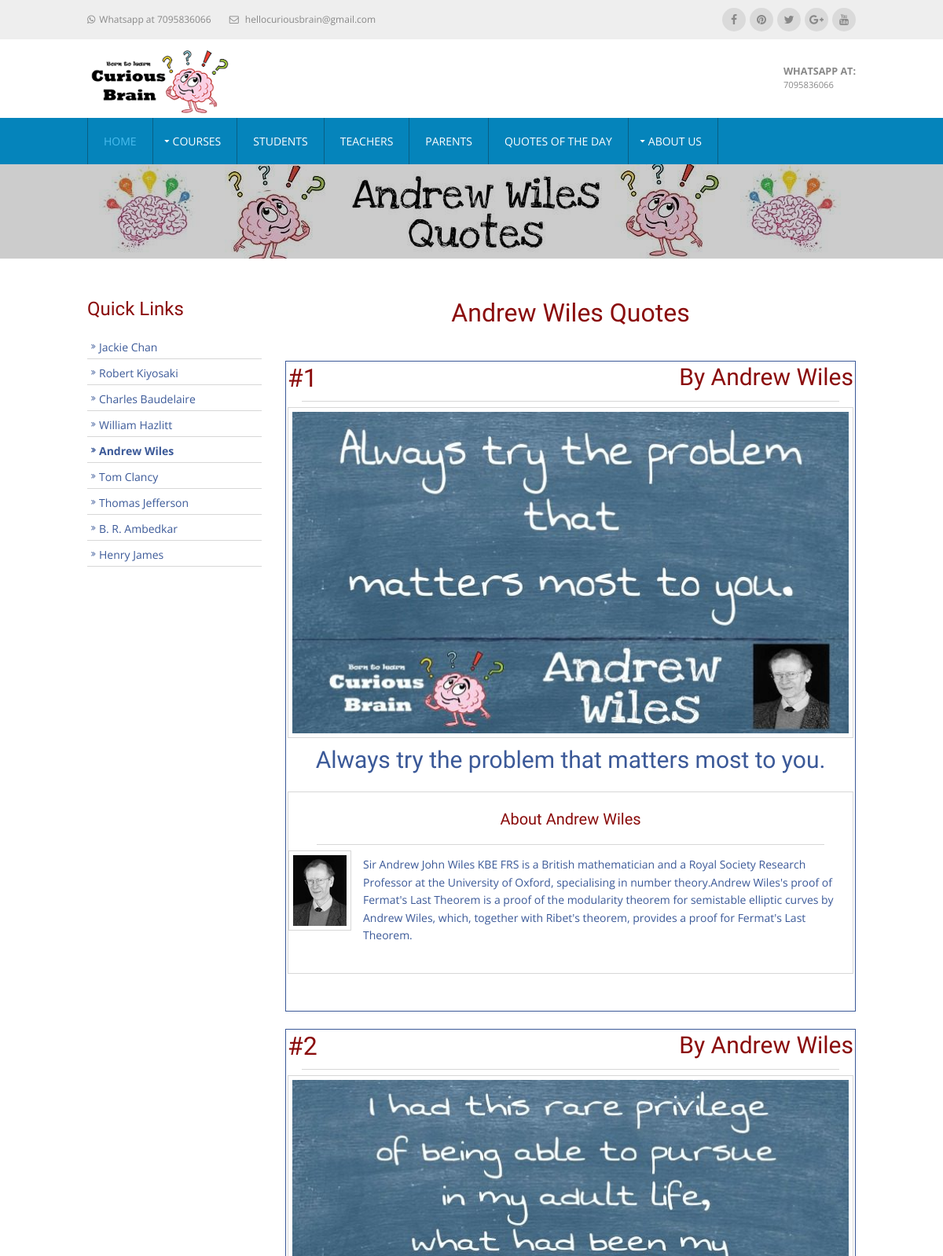
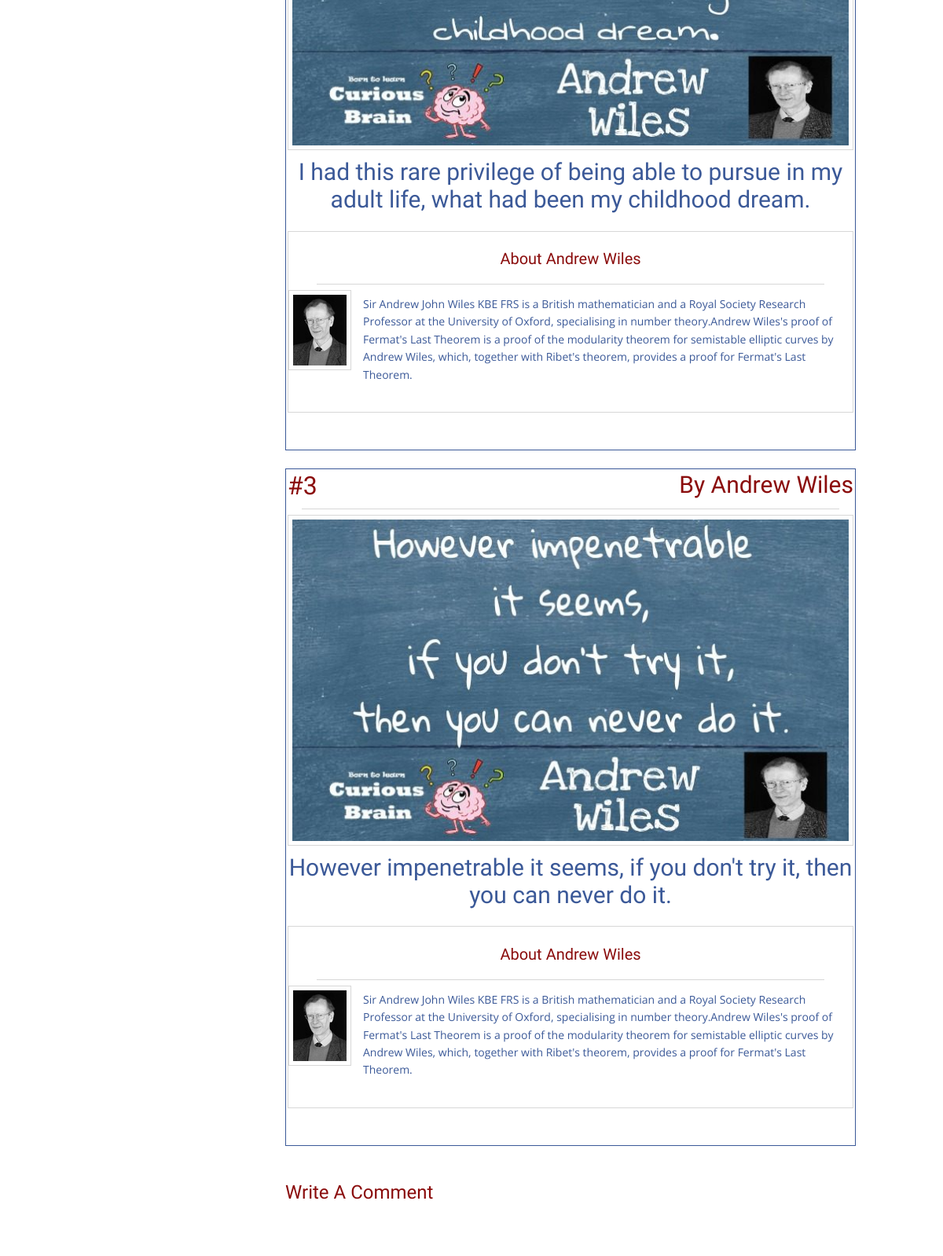
/author/Andrew-Wiles/quotes/Andrew-Wiles.php (upper part), run on the app's committed database (2 pictures, top to bottom).
### tables this page shows
CREATE TABLE authorRecord ( uniqueId int(10) NOT NULL AUTO_INCREMENT, date_val VARCHAR(10), name VARCHAR(50),  numberOfQuotes int(10), author_id VARCHAR(50) NOT NULL, PRIMARY KEY (uniqueId,author_id) );

### author/Andrew-Wiles/quotes/Andrew-Wiles.php (called while the page is built)
<?php
    $path = $_SERVER['REQUEST_URI'];
    $folders = explode("/", $path);
    $currentQuoteNumber = $folders[2];
	$currpage = substr($_SERVER["SCRIPT_NAME"],strrpos($_SERVER["SCRIPT_NAME"],"/")+1);
    $currQuoteAutherId = substr($currpage, 0 , -4);
	include '../../../data/common/misc/new_author_quote_page.php';
	new_page($currQuoteAutherId,$currentQuoteNumber);
?>

### data/left_menu/left_menu_author_quotes.php (the view)
<?php
function left_menu_fun($currQuoteAutherId, $authorRecordTable,$uniqueIdFieldVal,$nameField,$author_idField) {
?>
<h2> Quick Links </h2>
      <nav class="sdb_holder">
        <ul>
<?php
    $authorRecordCountGetQuery = "SELECT * FROM $authorRecordTable";
    $countRecord = mysql_query($authorRecordCountGetQuery);
    $totalRows = mysql_num_rows($countRecord);
    $rowExceedVal = $totalRows-4;
    $currentUniqueIdVal = $uniqueIdFieldVal;
    if($uniqueIdFieldVal > 4 && $uniqueIdFieldVal <= $rowExceedVal ){
        $leftUniqueIdVal = $uniqueIdFieldVal-4 ;
    }elseif($uniqueIdFieldVal <= 4){
        $leftUniqueIdVal = $uniqueIdFieldVal ;
    }elseif( $uniqueIdFieldVal > $rowExceedVal){
        $leftUniqueIdVal = $uniqueIdFieldVal-8;
    }
    for ($i = 0;$i <= 8; $i++ ){
    $authorRecordNameGetQuery = "SELECT * FROM $authorRecordTable where uniqueId='$leftUniqueIdVal'";
    $resultNameRecord = mysql_query($authorRecordNameGetQuery);
	if($resultNameRecord){
        while($row = mysql_fetch_array($resultNameRecord)){
			$authorLeftName = $row["$nameField"];
			$authorLeftId = $row["$author_idField"];
		}
    }
    $leftUniqueIdVal++;
?>
        <li><a <?php if ($currentUniqueIdVal == $leftUniqueIdVal-1) { ?> class="bold" <?php } ?> href="../../../../author/<?php echo $authorLeftId ?>/quotes/<?php echo $authorLeftId ?>.php"><?php echo $authorLeftName ?></a>
          </li>
<?php } ?>
        </ul>
      </nav>
<?php } ?>

### data/sub_page_content/author/common/quotes/sub_page_content_common.php (shortened to what this page needs)
<?php
function sub_page_content($currQuoteAutherId,$currentQuoteNumber) {
    $authorRecordTable="authorRecord";
    $nameField = "name";
    $numberOfQuotesField = "numberOfQuotes";
    $uniqueIdField = "uniqueId";
    $author_idField = "author_id";
	$authorRecordGetQuery = "SELECT * FROM $authorRecordTable where author_id='$currQuoteAutherId'";
    $resultRecord = mysql_query($authorRecordGetQuery);
    if($resultRecord){
        while($row = mysql_fetch_array($resultRecord)){
            $authorName = $row["$nameField"];
            $quotesNumber = $row["$numberOfQuotesField"];
            $uniqueIdFieldVal = $row["$uniqueIdField"];
            $authorId = $currQuoteAutherId;
        }
    }
?>
<div class="wrapper row3">
  <main class="hoc container clear">
    <div class="sidebar one_quarter first">
        <?php include "../../../data/left_menu/left_menu_author_quotes.php";
	    left_menu_fun($currQuoteAutherId,$authorRecordTable, $uniqueIdFieldVal,$nameField,$author_idField);
    ?>
    </div>
    <div class="content three_quarter">
        <h1 class="center"> <?php echo $authorName ?> Quotes </h1>
        <?php
            for( $i = 1; $i<=$quotesNumber; $i++ ) {
            ?>
            <br>
            <div class="borderedbox_quotes">
                <ul class="nospace btmspace-10 group font-xs">
                    <li class="fl_left">
                    <a class="font_size_32"> #<?php echo $i ?> </a>
                    </li>
                    <li class="fl_right"> <a class="font_size_30" href="../../../../author/<?php echo $authorId ?>/quotes/<?php echo $authorId ?>.php">By <?php echo $authorName ?></a></li>
                </ul>
                <hr class="quotes_main">
                <a href="../../../../author/<?php echo $authorId ?>/quotes/<?php echo $i ?>/<?php echo $authorId ?>.php"><img class="imgl borderedbox inspace-5" src="../../../data/images/author/<?php echo $authorId ?>/quotes/<?php echo $i ?>/<?php echo $authorId ?>-Quotes.jpg" alt=""></a>
                <p class="font_size_30 center">
                </p>
                <br>
                <div class="borderedbox ">
                    <br>
                    <h3 class="heading_h3 center">
                    <a href="../../../../author/<?php echo $authorId ?>/quotes/<?php echo $authorId ?>.php"> About <?php echo $authorName ?> </a>
                    </h3>
                    <hr class="quotes_about">
                    <img class="imgl borderedbox inspace-5" src="../../../data/images/author/<?php echo $authorId ?>/profile/<?php echo $authorId ?>.jpg" alt="">
                    <p>
                    </p>
                    <br>
                </div>
                <br>
                <br>
            </div>
        <?php } ?>
        <br>
        <br>
        <div id="comments">
            <h2>Write A Comment</h2>
        </div>
    </div>
  </main>
</div>
<?php } ?>

### layout/styles/layout.css (style rules this page uses)
.container { padding:50px 0; }
.sidebar .sdb_holder { margin-bottom:50px; }
*, *::before, *::after { transition:all .3s ease-in-out; }
nav ul, nav ol { margin:0; padding:0; list-style:none; }
#mainav, #breadcrumb, .sidebar nav { line-height:normal; }
#mainav .drop::after, #mainav li li .drop::after, #breadcrumb li a::after, .sidebar nav a::after { position:absolute; font-family:"FontAwesome"; font-size:10px; line-height:10px; }
.sidebar nav { display:block; width:100%; }
.sidebar nav li { margin:0 0 3px 0; padding:0; }
.sidebar nav a { display:block; position:relative; margin:0; padding:5px 10px 5px 15px; text-decoration:none; border:solid; border-width:0 0 1px 0; }
.sidebar nav a::after { top:9px; left:5px; content:"\f101"; }
body { color:#888888; background-color:#EEEEEE; }
a { color:#8A0C0C; }
hr, .borderedbox { border-color:#D7D7D7; }
.quotes_about { border-color:#D7D7D7; }
.quotes_main { border-color:#D7D7D7; }
.row3 { color:#3B5998; background-color:#FFFFFF; }
.container .sidebar nav a { color:inherit; border-color:#D7D7D7; }
@media screen and (min-width:978px) { .hoc { max-width:978px; } }

### layout/styles/framework.css (style rules this page uses)
html { overflow-y:scroll; overflow-x:hidden; }
html, body { margin:0; padding:0; font-size:14px; line-height:1.6em; }
*, *::before, *::after { box-sizing:border-box; }
.bold { font-weight:bold; }
.center { text-align:center; }
.nospace { margin:0; padding:0; list-style:none; }
.borderedbox { border:1px solid; }
.borderedbox_quotes { border:1px solid;padding:2px 2px 2px 2px; }
.clear, .group { display:block; }
.clear::before, .clear::after, .group::before, .group::after { display:table; content:""; }
.clear, .clear::after, .group, .group::after { clear:both; }
a { outline:none; text-decoration:none; }
.fl_left, .imgl { float:left; }
.fl_right, .imgr { float:right; }
img { width:auto; max-width:100%; height:auto; margin:0; padding:0; border:none; line-height:normal; vertical-align:middle; }
.imgl { margin:0 15px 10px 0; clear:left; }
body, input, textarea, select { font-family: 'Open Sans', sans-serif; }
h1, .heading_h1 { font-family: 'Pangolin', cursive; }
h2, .heading_h2 { font-family: 'Pangolin', cursive; }
h3, .heading_h3 { font-family: 'Pangolin', cursive; }
.font_size_30 { font-family: 'Pangolin', cursive; }
.font_size_32 { font-family: 'Pangolin', cursive; }
h1, .heading_h1 { margin:0 0 20px 0; font-size:32px; line-height:normal; font-weight:normal;color:#8A0C0C; }
h2, .heading_h2 { margin:0 0 20px 0; font-size:24px; line-height:normal; font-weight:normal;color:#8A0C0C; }
h3, .heading_h3 { margin:0 0 20px 0; font-size:20px; line-height:normal; font-weight:normal;color:#8A0C0C; }
.font_size_32 { margin:0 0 0px 0; font-size:32px; line-height:normal; font-weight:normal;color:#8A0C0C; }
.font_size_30 { margin:0 0 0px 0; font-size:30px; line-height:normal; font-weight:normal; }
hr { display:block; width:100%; height:1px; border:solid; border-width:1px 0 0 0; }
.quotes_main { display:block; width:95%; height:1px; border:solid; border-width:1px 0 0 0; }
.quotes_about { display:block; width:90%; height:1px; border:solid; border-width:1px 0 0 0; }
.font-xs { font-size:.8rem; }
.wrapper { display:block; width:100%; margin:0; padding:0; text-align:left; word-wrap:break-word; }
.hoc { display:block; margin:0 auto; }
address, article, aside, figcaption, figure, footer, header, main, nav, section { display:block; margin:0; padding:0; }
.one_half, .one_third, .two_third, .one_quarter, .two_quarter, .three_quarter { display:inline-block; float:left; margin:0 0 0 3.06748466257669%; list-style:none; }
.first { margin-left:0; clear:left; }
.one_quarter { width:22.69938650306748%; }
.three_quarter { width:74.23312883435584%; }
.btmspace-10 { margin-bottom:10px; }
.inspace-5 { padding:5px; }

### data on the page
authorrecord: name "Jackie Chan"
authorrecord: name "Robert Kiyosaki"
authorrecord: name "Charles Baudelaire"
authorrecord: name "William Hazlitt"
authorrecord: name "Andrew Wiles", numberOfQuotes 3 (drawn)
authorrecord: name "Tom Clancy"
authorrecord: name "Thomas Jefferson"
authorrecord: name "B. R. Ambedkar"
authorrecord: name "Henry James"
